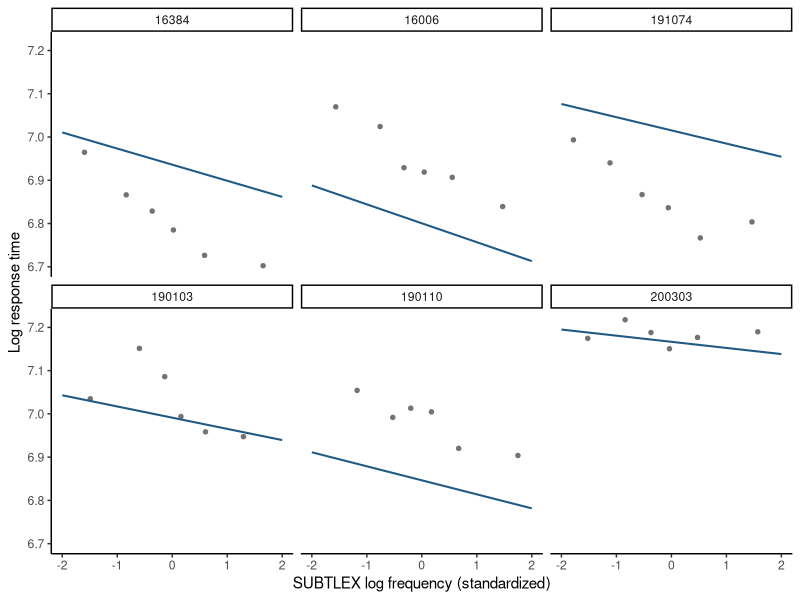

Here is the R script that generated this plot:
## ---- chunk 1
#| label: mald-random-slopes
library(lme4)
library(ggplot2)

mald <- read.csv("data/mald/mald-connected-trials.csv")
mald <- subset(mald, correct == 1L)

standardize <- function(x) {
  as.numeric(scale(x))
}

mald$z_frequency <- standardize(mald$log_frequency_subtlex)
mald$z_duration <- standardize(mald$log_duration)
mald$z_trial <- standardize(mald$trial_order)

within_participant_range <- aggregate(
  z_frequency ~ participant_id,
  data = mald,
  FUN = function(x) diff(range(x))
)
within_item_range <- aggregate(
  z_frequency ~ item,
  data = mald,
  FUN = function(x) diff(range(x))
)

fit <- lmer(
  log_rt ~ z_frequency + z_duration + z_trial +
    (1 + z_frequency | participant_id) +
    (1 | item),
  data = mald,
  REML = TRUE,
  control = lmerControl(
    optimizer = "bobyqa",
    optCtrl = list(maxfun = 200000L)
  )
)

support_summary <- c(
  minimum_participant_range = min(within_participant_range$z_frequency),
  maximum_participant_range = max(within_participant_range$z_frequency),
  maximum_item_range = max(within_item_range$z_frequency)
)
support_summary

objective_gradient <- as.numeric(unlist(
  fit@optinfo$derivs$gradient,
  recursive = TRUE,
  use.names = FALSE
))
maximum_absolute_objective_gradient <- if (length(objective_gradient) > 0L) {
  max(abs(objective_gradient))
} else {
  NA_real_
}
stopifnot(
  all(is.finite(objective_gradient)),
  is.null(fit@optinfo$conv$lme4$messages)
)

data.frame(
  restricted_log_likelihood = as.numeric(logLik(fit)),
  maximum_absolute_objective_gradient =
    maximum_absolute_objective_gradient
)
## ---- chunk 2
#| label: two-participant-frequency-ranges
#| echo: true
range_examples <- within_participant_range[
  order(within_participant_range$z_frequency)[c(1L, nrow(within_participant_range))],
]
range_examples
## ---- chunk 3
#| label: plot-mald-slopes
participant_effects <- ranef(fit)$participant_id
participant_slopes <- data.frame(
  participant_id = rownames(participant_effects),
  slope_deviation = participant_effects[["z_frequency"]],
  row.names = NULL
)
participant_slopes <- participant_slopes[
  order(participant_slopes$slope_deviation),
]

selected_index <- unique(round(seq(
  1,
  nrow(participant_slopes),
  length.out = 6L
)))
selected_participants <- participant_slopes$participant_id[selected_index]

participant_slopes[c(1L, nrow(participant_slopes)), ]

selected_raw <- mald[
  mald$participant_id %in% selected_participants,
]
selected_raw$participant_id <- factor(
  selected_raw$participant_id,
  levels = selected_participants
)
selected_raw$frequency_bin <- ave(
  selected_raw$z_frequency,
  selected_raw$participant_id,
  FUN = function(x) {
    cut(
      x,
      breaks = unique(quantile(x, seq(0, 1, length.out = 7L))),
      include.lowest = TRUE,
      labels = FALSE
    )
  }
)
selected_bins <- aggregate(
  cbind(z_frequency, log_rt) ~ participant_id + frequency_bin,
  data = selected_raw,
  FUN = mean
)

participant_grid <- expand.grid(
  participant_id = factor(
    selected_participants,
    levels = selected_participants
  ),
  z_frequency = seq(-2, 2, length.out = 80L),
  z_duration = 0,
  z_trial = 0
)
participant_grid$item <- factor(
  levels(factor(mald$item))[[1L]],
  levels = levels(factor(mald$item))
)
participant_grid$fitted_log_rt <- predict(
  fit,
  newdata = participant_grid,
  re.form = ~(1 + z_frequency | participant_id),
  allow.new.levels = TRUE
)

ggplot(selected_bins, aes(x = z_frequency, y = log_rt)) +
  geom_point(color = "grey45", size = 1.2) +
  geom_line(
    data = participant_grid,
    aes(y = fitted_log_rt),
    color = "#1F5A85",
    linewidth = 0.7
  ) +
  facet_wrap(~participant_id, ncol = 3) +
  labs(
    x = "SUBTLEX log frequency (standardized)",
    y = "Log response time"
  ) +
  theme_classic()
